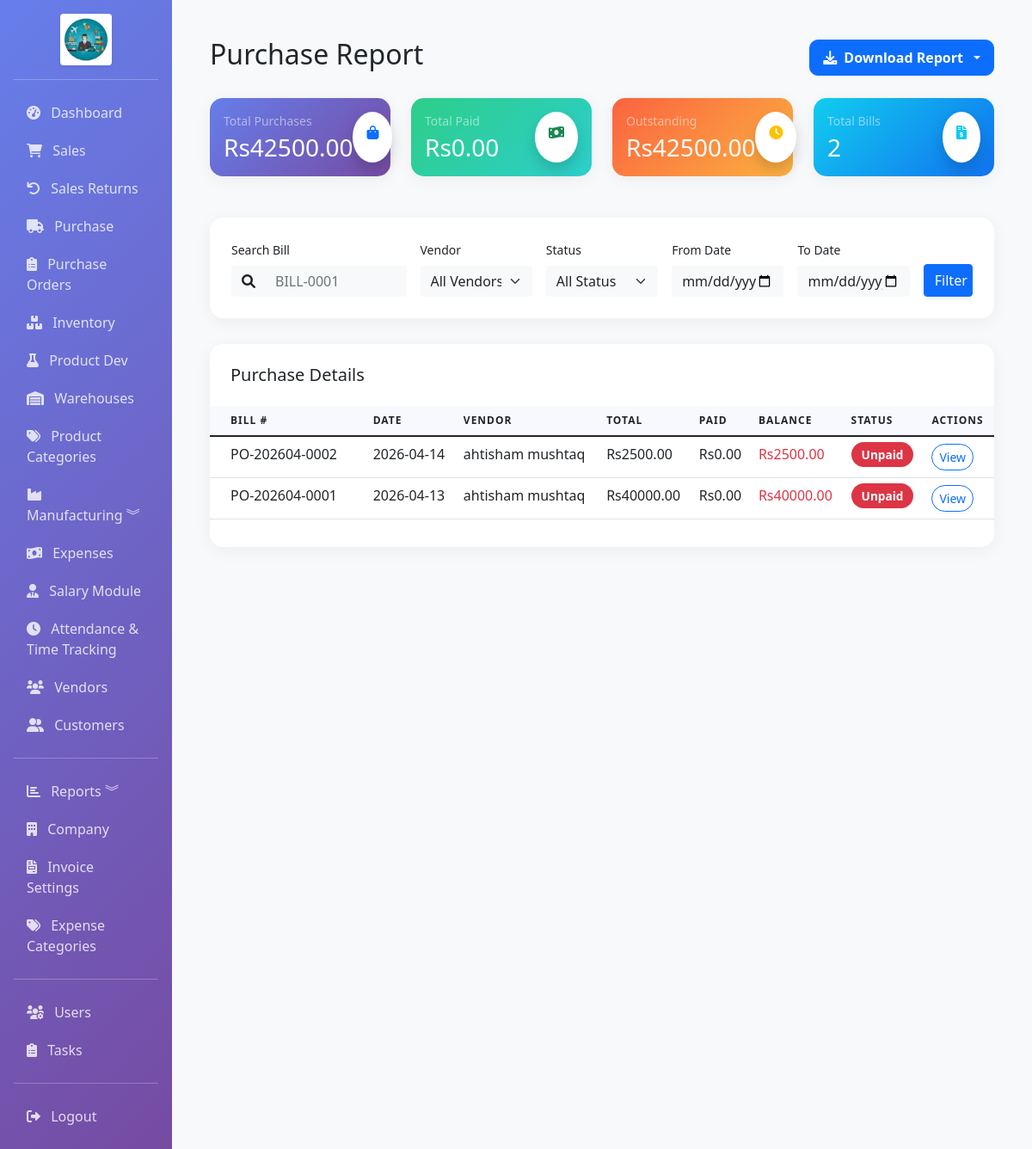
/reports/purchase-report (signed in), run on the app's committed database.
### app/models.py (models this page shows, shortened)
class PurchaseBill(db.Model):
    __tablename__ = 'purchase_bills'
    id = db.Column(db.Integer, primary_key=True)
    bill_number = db.Column(db.String(50), unique=True, nullable=False, index=True)
    vendor_id = db.Column(db.Integer, db.ForeignKey('vendors.id'), nullable=False, index=True)
    po_id = db.Column(db.Integer, db.ForeignKey('purchase_orders.id'), nullable=True, index=True)  # source PO
    date = db.Column(db.DateTime, default=datetime.utcnow, index=True)
    due_date = db.Column(db.DateTime)
    currency_id = db.Column(db.Integer, db.ForeignKey('currencies.id'), nullable=True)
    exchange_rate = db.Column(db.Float, default=1)
    subtotal = db.Column(db.Float, default=0)
    tax_rate = db.Column(db.Float, default=10)
    tax = db.Column(db.Float, default=0)
    discount_type = db.Column(db.String(10), default='fixed')
    discount = db.Column(db.Float, default=0)
    shipping_charge = db.Column(db.Float, default=0)
    advance_applied = db.Column(db.Float, default=0)  # Advance from vendor profile applied to this bill
    total = db.Column(db.Float, default=0)
    status = db.Column(Enum('paid', 'unpaid', 'partial', name='payment_status'), default='unpaid', index=True)
    paid_amount = db.Column(db.Float, default=0)
    notes = db.Column(db.Text)
    created_by = db.Column(db.Integer, db.ForeignKey('users.id'))
    created_at = db.Column(db.DateTime, default=datetime.utcnow)
    updated_at = db.Column(db.DateTime, default=datetime.utcnow, onupdate=datetime.utcnow)
    items = db.relationship('PurchaseItem', backref='bill', lazy=True, cascade='all, delete-orphan')
    currency = db.relationship('Currency', backref='purchase_bills', lazy=True)
    @property
    def balance_due(self):
        return self.total - self.paid_amount

class Vendor(db.Model):
    __tablename__ = 'vendors'
    id = db.Column(db.Integer, primary_key=True)
    name = db.Column(db.String(100), nullable=False, index=True)
    email = db.Column(db.String(120), index=True)
    phone = db.Column(db.String(20))
    address = db.Column(db.Text)
    gst_number = db.Column(db.String(20), index=True)
    pan_number = db.Column(db.String(20))
    contact_person = db.Column(db.String(100))
    shipping_address = db.Column(db.Text)
    payment_terms = db.Column(db.Integer, default=30)  # Days
    credit_limit = db.Column(db.Float, default=0)
    is_active = db.Column(db.Boolean, default=True)
    created_at = db.Column(db.DateTime, default=datetime.utcnow)
    updated_at = db.Column(db.DateTime, default=datetime.utcnow, onupdate=datetime.utcnow)
    bills = db.relationship('PurchaseBill', backref='vendor', lazy=True, cascade='all, delete-orphan')
    advances = db.relationship('VendorAdvance', backref='vendor', lazy=True, cascade='all, delete-orphan')

### app/routes/reports.py (the view)
@bp.route('/purchase-report')
@login_required
def purchase_report():
    start_date = request.args.get('start_date')
    end_date = request.args.get('end_date')
    status = request.args.get('status', 'all')
    search = request.args.get('search', '')
    vendor_id = request.args.get('vendor_id')
    query = PurchaseBill.query
    if start_date:
        query = query.filter(PurchaseBill.date >= datetime.strptime(start_date, '%Y-%m-%d'))
    if end_date:
        query = query.filter(PurchaseBill.date <= datetime.strptime(end_date, '%Y-%m-%d'))
    if status != 'all':
        query = query.filter(PurchaseBill.status == status)
    if search:
        query = query.filter(PurchaseBill.bill_number.ilike(f'%{search}%'))
    if vendor_id and vendor_id != 'all':
        query = query.filter(PurchaseBill.vendor_id == vendor_id)
    purchases = query.order_by(PurchaseBill.date.desc()).all()
    total_purchases = sum(p.total for p in purchases)
    total_paid = sum(p.paid_amount for p in purchases)
    total_balance = sum(p.balance_due for p in purchases)
    total_count = len(purchases)
    vendors = Vendor.query.order_by(Vendor.name).all()
    return render_template('reports/purchase_report.html',
                         purchases=purchases,
                         total_purchases=total_purchases,
                         total_paid=total_paid,
                         total_balance=total_balance,
                         total_count=total_count,
                         start_date=start_date,
                         end_date=end_date,
                         status=status,
                         search=search,
                         vendors=vendors,
                         current_vendor_id=vendor_id)

### app/models.py (called while the page is built)
    @property
    def is_admin(self):
        return self.role == 'admin'

### app/templates/reports/purchase_report.html (shortened to what this page needs)
{% extends "base.html" %}
{% block content %}
<div class="container-fluid py-4">
    <div class="d-flex justify-content-between align-items-center mb-4">
        <h2 class="font-weight-bold">Purchase Report</h2>
        <div class="dropdown">
            <button class="btn btn-primary dropdown-toggle download-btn" type="button" id="downloadDropdown" data-bs-toggle="dropdown" aria-expanded="false">
                <i class="fas fa-download"></i> Download Report
            </button>
        </div>
    </div>
    <div class="row mb-4">
        <div class="col-xl-3 col-md-6 mb-4">
            <div class="card report-card bg-gradient-primary text-white">
                <div class="card-body">
                    <div class="d-flex justify-content-between">
                        <div>
                            <p class="text-white-50 small mb-1">Total Purchases</p>
                            <h3 class="mb-0">Rs{{ "%.2f"|format(total_purchases) }}</h3>
                        </div>
                        <div class="icon icon-shape bg-white text-primary rounded-circle shadow">
                            <i class="fas fa-shopping-bag p-3"></i>
                        </div>
                    </div>
                </div>
            </div>
        </div>
        <div class="col-xl-3 col-md-6 mb-4">
            <div class="card report-card bg-gradient-success text-white">
                <div class="card-body">
                    <div class="d-flex justify-content-between">
                        <div>
                            <p class="text-white-50 small mb-1">Total Paid</p>
                            <h3 class="mb-0">Rs{{ "%.2f"|format(total_paid) }}</h3>
                        </div>
                        <div class="icon icon-shape bg-white text-success rounded-circle shadow">
                            <i class="fas fa-money-bill-wave p-3"></i>
                        </div>
                    </div>
                </div>
            </div>
        </div>
        <div class="col-xl-3 col-md-6 mb-4">
            <div class="card report-card bg-gradient-warning text-white">
                <div class="card-body">
                    <div class="d-flex justify-content-between">
                        <div>
                            <p class="text-white-50 small mb-1">Outstanding</p>
                            <h3 class="mb-0">Rs{{ "%.2f"|format(total_balance) }}</h3>
                        </div>
                        <div class="icon icon-shape bg-white text-warning rounded-circle shadow">
                            <i class="fas fa-clock p-3"></i>
                        </div>
                    </div>
                </div>
            </div>
        </div>
        <div class="col-xl-3 col-md-6 mb-4">
            <div class="card report-card bg-gradient-info text-white">
                <div class="card-body">
                    <div class="d-flex justify-content-between">
                        <div>
                            <p class="text-white-50 small mb-1">Total Bills</p>
                            <h3 class="mb-0">{{ total_count }}</h3>
                        </div>
                        <div class="icon icon-shape bg-white text-info rounded-circle shadow">
                            <i class="fas fa-file-invoice-dollar p-3"></i>
                        </div>
                    </div>
                </div>
            </div>
        </div>
    </div>
    <div class="filter-section">
        <form method="GET" action="{{ url_for('reports.purchase_report') }}" class="row g-3">
            <div class="col-md-3">
                <label class="form-label small font-weight-bold">Search Bill</label>
                <div class="input-group">
                    <span class="input-group-text bg-light border-0"><i class="fas fa-search"></i></span>
                    <input type="text" name="search" class="form-control bg-light border-0" placeholder="BILL-0001" value="{{ search }}">
                </div>
            </div>
            <div class="col-md-2">
                <label class="form-label small font-weight-bold">Vendor</label>
                <select name="vendor_id" class="form-select bg-light border-0">
                    <option value="all">All Vendors</option>
                </select>
            </div>
            <div class="col-md-2">
                <label class="form-label small font-weight-bold">Status</label>
                <select name="status" class="form-select bg-light border-0">
                    <option value="all" {% if status == 'all' %}selected{% endif %}>All Status</option>
                </select>
            </div>
            <div class="col-md-2">
                <label class="form-label small font-weight-bold">From Date</label>
                <input type="date" name="start_date" class="form-control bg-light border-0" value="{{ start_date }}">
            </div>
            <div class="col-md-2">
                <label class="form-label small font-weight-bold">To Date</label>
                <input type="date" name="end_date" class="form-control bg-light border-0" value="{{ end_date }}">
            </div>
            <div class="col-md-1 d-flex align-items-end">
                <button type="submit" class="btn btn-primary w-100 shadow-sm">Filter</button>
            </div>
        </form>
    </div>
    <div class="card report-card">
        <div class="card-header bg-transparent border-0 pt-4 px-4">
            <h5 class="mb-0">Purchase Details</h5>
        </div>
        <div class="card-body px-0">
            <div class="table-responsive">
                <table class="table align-items-center table-flush">
                    <thead>
                        <tr>
                            <th class="px-4">Bill #</th>
                            <th>Date</th>
                            <th>Vendor</th>
                            <th>Total</th>
                            <th>Paid</th>
                            <th>Balance</th>
                            <th>Status</th>
                            <th>Actions</th>
                        </tr>
                    </thead>
                    <tbody>
                        {% for purchase in purchases %}
                        <tr>
                            <td class="px-4 font-weight-bold">{{ purchase.bill_number }}</td>
                            <td>{{ purchase.date.strftime('%Y-%m-%d') }}</td>
                            <td>{{ purchase.vendor.name if purchase.vendor else 'Unknown' }}</td>
                            <td>Rs{{ "%.2f"|format(purchase.total) }}</td>
                            <td>Rs{{ "%.2f"|format(purchase.paid_amount) }}</td>
                            <td><span class="text-danger font-weight-bold">Rs{{ "%.2f"|format(purchase.balance_due) }}</span></td>
                            <td>
                                {% if purchase.status == 'paid' %}
                                <span class="status-badge bg-success text-white">Paid</span>
                                {% elif purchase.status == 'partial' %}
                                <span class="status-badge bg-warning text-white">Partial</span>
                                {% else %}
                                <span class="status-badge bg-danger text-white">Unpaid</span>
                                {% endif %}
                            </td>
                            <td>
                                <a href="{{ url_for('purchase.bill_detail', id=purchase.id) }}" class="btn btn-sm btn-outline-primary rounded-pill">View</a>
                            </td>
                        </tr>
                        {% endfor %}
                    </tbody>
                </table>
            </div>
        </div>
    </div>
</div>
{% endblock %}

### app/templates/reports/purchase_report.html (style rules this page uses)
.report-card { border: none; border-radius: 15px; box-shadow: 0 4px 20px rgba(0,0,0,0.05); transition: transform 0.3s ease; background: white; }
.status-badge { padding: 5px 12px; border-radius: 20px; font-size: 0.85rem; font-weight: 600; }
.bg-gradient-primary { background: linear-gradient(135deg, #667eea 0%, #764ba2 100%); }
.bg-gradient-success { background: linear-gradient(135deg, #2dce89 0%, #2dcecc 100%); }
.bg-gradient-info { background: linear-gradient(135deg, #11cdef 0%, #1171ef 100%); }
.bg-gradient-warning { background: linear-gradient(135deg, #fb6340 0%, #fbb140 100%); }
.filter-section { background: white; padding: 25px; border-radius: 15px; box-shadow: 0 4px 20px rgba(0,0,0,0.05); margin-bottom: 30px; }
.table thead th { background-color: #f8f9fe; text-transform: uppercase; font-size: 0.75rem; letter-spacing: 1px; border-bottom: 1px solid #e9ecef; }
.download-btn { border-radius: 10px; padding: 8px 15px; font-weight: 600; display: inline-flex; align-items: center; gap: 8px; }

### data on the page
PurchaseBill: bill_number "PO-202604-0002", date "2026-04-14", vendor "ahtisham mushtaq", total "2500.00", paid_amount "0.00", balance_due "2500.00", status "Unpaid"
PurchaseBill: bill_number "PO-202604-0001", date "2026-04-13", vendor "ahtisham mushtaq", total "40000.00", paid_amount "0.00", balance_due "40000.00", status "Unpaid"

### other printed values
{{ "%.2f"|format(total_purchases) }} "42500.00"
{{ "%.2f"|format(total_paid) }} "0.00"
{{ "%.2f"|format(total_balance) }} "42500.00"
{{ total_count }} "2"
